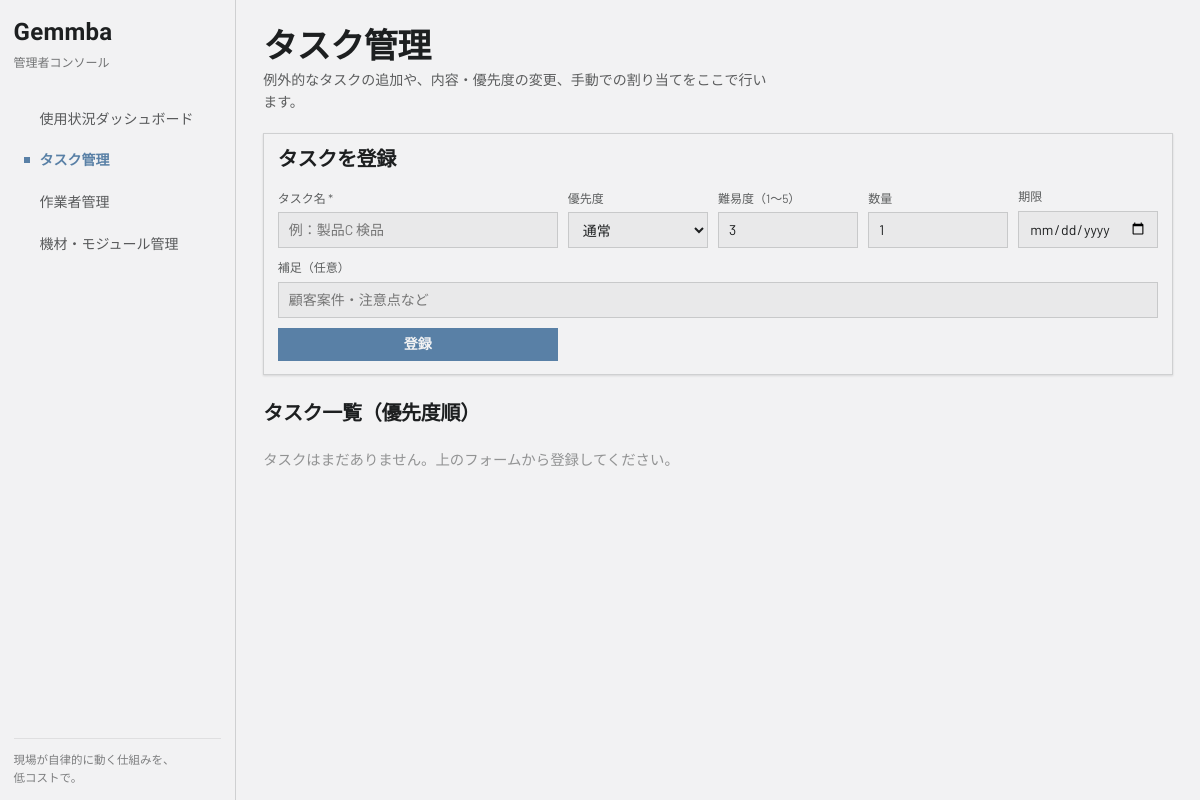
/tasks, run on an earlier commit of the app's database.
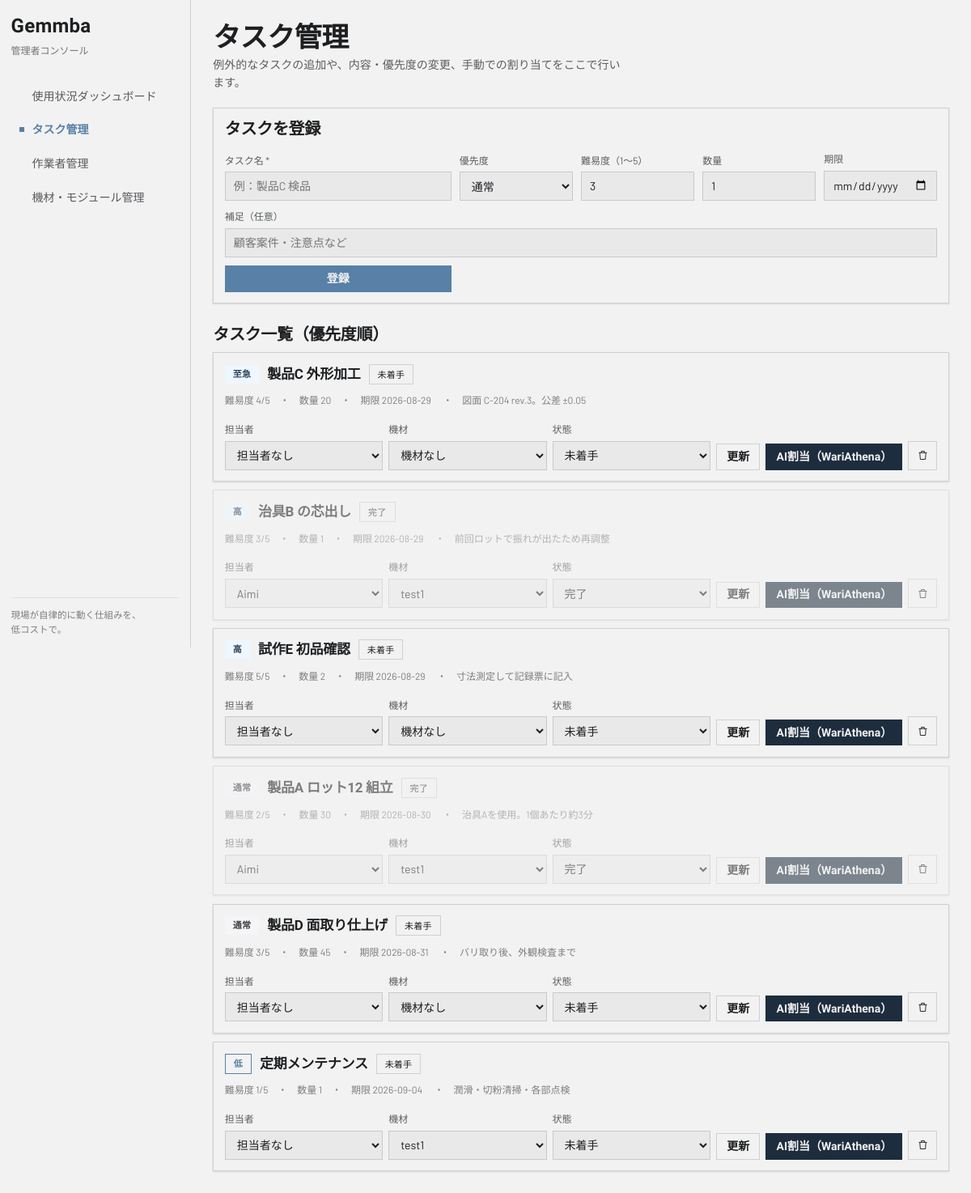
And on a later commit of the database.
### tables this page shows
CREATE TABLE tasks (
    id INTEGER PRIMARY KEY AUTOINCREMENT,
    title TEXT NOT NULL,
    description TEXT DEFAULT '',
    difficulty INTEGER NOT NULL DEFAULT 3,      -- 難易度 1-5（AIの文脈ベクトルに使用）
    priority TEXT NOT NULL DEFAULT 'normal',    -- urgent / high / normal / low
    quantity INTEGER DEFAULT 1,
    deadline TEXT,                              -- 期限 (YYYY-MM-DD)
    status TEXT NOT NULL DEFAULT 'todo',        -- todo / assigned / in_progress / done
    assigned_worker_id INTEGER REFERENCES workers(id),
    equipment_id INTEGER REFERENCES equipment(id),
    started_at TEXT,
    completed_at TEXT,
    created_at TEXT DEFAULT (datetime('now', 'localtime'))
);

### app.py (the view)
@app.route("/tasks")
def tasks():
    conn = db.get_db()
    rows = conn.execute("""
        SELECT t.*, w.name AS worker_name, e.name AS equipment_name
        FROM tasks t
        LEFT JOIN workers w   ON w.id = t.assigned_worker_id
        LEFT JOIN equipment e ON e.id = t.equipment_id
        ORDER BY CASE t.priority WHEN 'urgent' THEN 0 WHEN 'high' THEN 1 WHEN 'normal' THEN 2 ELSE 3 END,
                 t.deadline IS NULL, t.deadline
    """).fetchall()
    worker_list = conn.execute("SELECT id, name FROM workers ORDER BY name").fetchall()
    equipment_list = conn.execute("SELECT id, name FROM equipment ORDER BY name").fetchall()
    conn.close()
    return render_template("tasks.html", tasks=rows, worker_list=worker_list, equipment_list=equipment_list)

### app.py (called while the page is built)
@app.context_processor
def inject_labels():
    return dict(P=PRIORITY_LABELS, S=STATUS_LABELS, E=EQ_STATUS_LABELS)

### db.py (called while the page is built)
def get_db():
    conn = sqlite3.connect(DB_PATH)
    conn.row_factory = sqlite3.Row
    conn.execute("PRAGMA foreign_keys = ON")
    return conn

### templates/tasks.html (shortened to what this page needs)
{% extends "base.html" %}
{% block content %}
<header class="page-head">
  <h1>タスク管理</h1>
  <p class="page-sub">例外的なタスクの追加や、内容・優先度の変更、手動での割り当てをここで行います。</p>
</header>
<section class="card elev-sm form-panel">
  <h4>タスクを登録</h4>
  <form method="post" action="{{ url_for('add_task') }}" class="task-form-grid">
    <div class="field"><label>タスク名 *</label>
      <input class="input" type="text" name="title" placeholder="例：製品C 検品" required>
    </div>
    <div class="field"><label>優先度</label>
      <select class="input" name="priority">
        <option value="normal" selected>通常</option>
      </select>
    </div>
    <div class="field"><label>難易度（1〜5）</label>
      <input class="input" type="number" name="difficulty" min="1" max="5" value="3">
    </div>
    <div class="field"><label>数量</label>
      <input class="input" type="number" name="quantity" min="1" value="1">
    </div>
    <div class="field"><label>期限</label>
      <input class="input" type="date" name="deadline">
    </div>
    <div class="field span-all"><label>補足（任意）</label>
      <input class="input" type="text" name="description" placeholder="顧客案件・注意点など">
    </div>
    <button type="submit" class="btn btn-primary">登録</button>
  </form>
</section>
<h3 class="section-title">タスク一覧（優先度順）</h3>
<div class="task-list">
{% for t in tasks %}
<article class="card elev-sm task-card {{ 'task-done' if t.status == 'done' }}">
  <div class="task-head">
    <span class="badge badge-p-{{ t.priority }}">{{ P[t.priority] }}</span>
    <h3>{{ t.title }}</h3>
    <span class="badge badge-status">{{ S[t.status] }}</span>
  </div>
  <div class="task-meta">
    難易度 {{ t.difficulty }}/5　・　数量 {{ t.quantity }}　・　期限 {{ t.deadline or 'なし' }}
    {% if t.description %}　・　{{ t.description }}{% endif %}
  </div>
  <form method="post" action="{{ url_for('update_task', task_id=t.id) }}" class="task-actions">
    <div class="field"><label>担当者</label>
      <select class="input" name="assigned_worker_id" title="担当者">
        <option value="">担当者なし</option>
        {% for w in worker_list %}
        <option value="{{ w.id }}" {{ 'selected' if t.assigned_worker_id == w.id }}>{{ w.name }}</option>
        {% endfor %}
      </select>
    </div>
    <div class="field"><label>機材</label>
      <select class="input" name="equipment_id" title="機材">
        <option value="">機材なし</option>
        {% for e in equipment_list %}
        <option value="{{ e.id }}" {{ 'selected' if t.equipment_id == e.id }}>{{ e.name }}</option>
        {% endfor %}
      </select>
    </div>
    <div class="field"><label>状態</label>
      <select class="input" name="status" title="状態">
        {% for key, label in S.items() %}
        <option value="{{ key }}" {{ 'selected' if t.status == key }}>{{ label }}</option>
        {% endfor %}
      </select>
    </div>
    <button type="submit" class="btn btn-secondary">更新</button>
    <button type="submit" form="ai-assign-{{ t.id }}" class="btn btn-ai" title="WariAthena による自動割り当て（現在はダミー）">AI割当（WariAthena）</button>
    <button type="submit" form="delete-task-{{ t.id }}" class="btn btn-icon btn-secondary" title="削除">
      <svg width="15" height="15" viewBox="0 0 24 24" fill="none" stroke="currentColor" stroke-width="1.5"><path d="M4 7h16"/><path d="M9 7V4h6v3"/><path d="M6 7l1 13h10l1-13"/></svg>
    </button>
  </form>
</article>
{% else %}
<p class="empty">タスクはまだありません。上のフォームから登録してください。</p>
{% endfor %}
</div>
{% endblock %}

What changed in the data, as far as the page shows it:
added tasks: priority "至急", title "製品C 外形加工", status "未着手", difficulty "4", quantity "20", deadline "2026-08-29", description "図面 C-204 rev.3。公差 ±0.05"
added tasks: priority "高", title "治具B の芯出し", status "完了", difficulty "3", quantity "1", deadline "2026-08-29", description "前回ロットで振れが出たため再調整"
added tasks: priority "高", title "試作E 初品確認", status "未着手", difficulty "5", quantity "2", deadline "2026-08-29", description "寸法測定して記録票に記入"
added tasks: priority "通常", title "製品A ロット12 組立", status "完了", difficulty "2", quantity "30", deadline "2026-08-30", description "治具Aを使用。1個あたり約3分"
added tasks: priority "通常", title "製品D 面取り仕上げ", status "未着手", difficulty "3", quantity "45", deadline "2026-08-31", description "バリ取り後、外観検査まで"
added tasks: priority "低", title "定期メンテナンス", status "未着手", difficulty "1", quantity "1", deadline "2026-09-04", description "潤滑・切粉清掃・各部点検"
Also different on the page:
text no longer shown: "タスクはまだありません。上のフォームから登録してください。"
